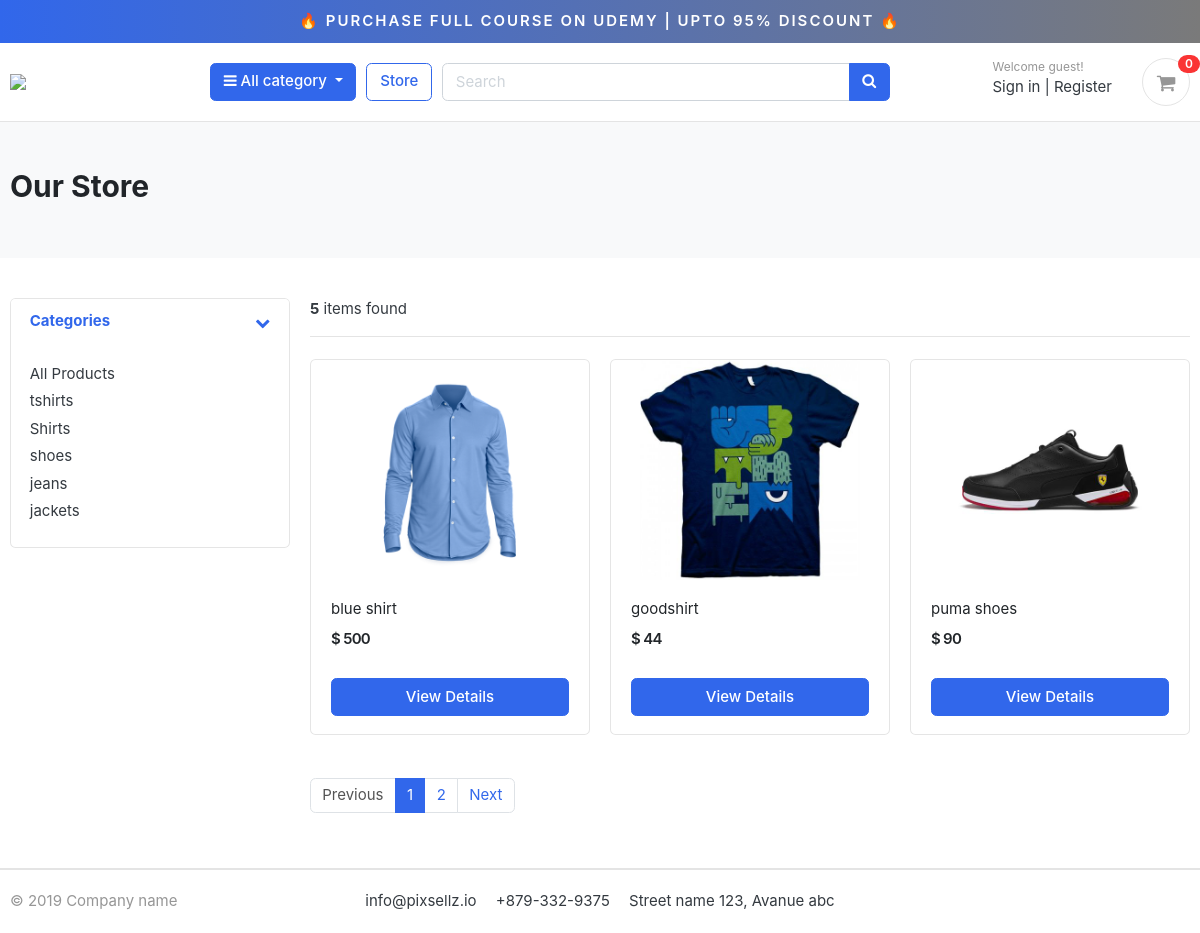
/store/, run on the app's committed database.
### category/models.py (models this page shows, shortened)
class Category(models.Model):
    category_name = models.CharField(max_length=50, unique=True)
    slug = models.SlugField(max_length=100, unique=True)
    description = models.TextField(max_length=255, blank=True)
    cat_image = models.ImageField(upload_to='photos/categories', blank=True)
    class Meta:
        verbose_name = 'category'
        verbose_name_plural = 'categories'
    def get_url(self):
            return reverse('products_by_category', args=[self.slug])

### store/models.py (models this page shows, shortened)
class Product(models.Model):
    product_name    = models.CharField(max_length=200, unique=True)
    slug            = models.SlugField(max_length=200, unique=True)
    description     = models.TextField(max_length=500, blank=True)
    price           = models.IntegerField()
    images          = models.ImageField(upload_to='photos/products')
    stock           = models.IntegerField()
    is_available    = models.BooleanField(default=True)
    category        = models.ForeignKey(Category, on_delete=models.CASCADE)
    created_date    = models.DateTimeField(auto_now_add=True)
    modified_date   = models.DateTimeField(auto_now=True)
    def get_url(self):
        return reverse('product_detail', args=[self.category.slug, self.slug])

### store/views.py (the view)
# urls.py: path('store/', include('store.urls')),
def store(request, category_slug=None):
    categories = None
    products = None
    if category_slug != None:
        categories = get_object_or_404(Category, slug=category_slug)
        products = Product.objects.filter(category=categories, is_available=True)
        paginator = Paginator(products, 1)
        page = request.GET.get('page')
        paged_products = paginator.get_page(page)
        product_count = products.count()
    else:
        products = Product.objects.all().filter(is_available=True).order_by('id')
        paginator = Paginator(products, 3)
        page = request.GET.get('page')
        paged_products = paginator.get_page(page)
        product_count = products.count()
    context = {
        'products': paged_products,
        'product_count': product_count,
    }
    return render(request, 'store/store.html', context)

### carts/context_processors.py (called while the page is built)
def counter(request):
    cart_count = 0
    if 'admin' in request.path:
        return {}
    else:
        try:
            cart = Cart.objects.filter(cart_id=_cart_id(request))
            if request.user.is_authenticated:
                cart_items = CartItem.objects.all().filter(user=request.user)
            else:
                cart_items = CartItem.objects.all().filter(cart=cart[:1])
            for cart_item in cart_items:
                cart_count += cart_item.quantity
        except Cart.DoesNotExist:
            cart_count = 0
    return dict(cart_count=cart_count)

### carts/views.py (called while the page is built)
def _cart_id(request):
    cart = request.session.session_key
    if not cart:
        cart = request.session.create()
    return cart

### category/context_processors.py (called while the page is built)
def menu_links(request):
    links = Category.objects.all()
    return dict(links=links)

### templates/store/store.html
{% extends 'base.html' %}
{% load static %}
{% block content %}
<section class="section-pagetop bg">
<div class="container">
	{% if 'search' in request.path %}
		<h2 class="title-page">Search Result</h2>
	{% else %}
		<h2 class="title-page">Our Store</h2>
	{% endif %}
</div>
</section>
<section class="section-content padding-y">
<div class="container">
<div class="row">
	<aside class="col-md-3">
<div class="card">
	<article class="filter-group">
		<header class="card-header">
			<a href="#" data-toggle="collapse" data-target="#collapse_1" aria-expanded="true" class="">
				<i class="icon-control fa fa-chevron-down"></i>
				<h6 class="title">Categories</h6>
			</a>
		</header>
		<div class="filter-content collapse show" id="collapse_1" style="">
			<div class="card-body">
				<ul class="list-menu">
					<li><a href="{% url 'store' %}">All Products  </a></li>
					{% for category in links %}
				<li><a href="{{ category.get_url }}">{{ category.category_name }}  </a></li>
					{% endfor %}
				</ul>
			</div>
		</div>
	</article>
</div>
	</aside>
	<main class="col-md-9">
<header class="border-bottom mb-4 pb-3">
		<div class="form-inline">
			<span class="mr-md-auto"><b>{{ product_count }}</b> items found </span>
		</div>
</header>
<div class="row">
	{% if products %}
	{% for product in products %}
	<div class="col-md-4">
		<figure class="card card-product-grid">
			<div class="img-wrap">
				<a href="{{ product.get_url }}"><img src="{{ product.images.url }}"></a>
			</div>
			<figcaption class="info-wrap">
				<div class="fix-height">
					<a href="{{ product.get_url }}" class="title">{{ product.product_name }}</a>
					<div class="price-wrap mt-2">
						<span class="price">$ {{ product.price }}</span>
					</div>
				</div>
				<a href="{{ product.get_url }}" class="btn btn-block btn-primary">View Details </a>
			</figcaption>
		</figure>
	</div>
	{% endfor %}
	{% else %}
	<div>
		<h2>No result found. Please try again.</h2>
	</div>
	{% endif %}
</div>
<nav class="mt-4" aria-label="Page navigation sample">
	{% if products.has_other_pages %}
	  <ul class="pagination">
			{% if products.has_previous %}
	    <li class="page-item"><a class="page-link" href="?page={{products.previous_page_number}}">Previous</a></li>
			{% else %}
			<li class="page-item disabled"><a class="page-link" href="#">Previous</a></li>
			{% endif %}
			{% for i in products.paginator.page_range %}
				{% if products.number == i %}
	    		<li class="page-item active"><a class="page-link" href="#">{{i}}</a></li>
				{% else %}
					<li class="page-item"><a class="page-link" href="?page={{i}}">{{i}}</a></li>
				{% endif %}
	    {% endfor %}
			{% if products.has_next %}
	    	<li class="page-item"><a class="page-link" href="?page={{products.next_page_number}}">Next</a></li>
			{% else %}
				<li class="page-item disabled"><a class="page-link" href="#">Next</a></li>
			{% endif %}
	  </ul>
	{% endif %}
</nav>
	</main>
</div>
</div>
</section>
{% endblock %}

### templates/base.html (shortened to what this page needs)
{% load static %}
<!DOCTYPE HTML>
<html lang="en">
<head>
<link href="{% static 'css/bootstrap.css' %}" rel="stylesheet" type="text/css"/>
<link href="{% static 'fonts/fontawesome/css/all.min.css' %}" type="text/css" rel="stylesheet">
<link href="{% static 'css/ui.css' %}" rel="stylesheet" type="text/css"/>
<link href="{% static 'css/responsive.css' %}" rel="stylesheet" media="only screen and (max-width: 1200px)" />
<link href="{% static 'css/custom.css' %}" rel="stylesheet" type="text/css"/>
<link rel="stylesheet" href="https://cdnjs.cloudflare.com/ajax/libs/font-awesome/4.7.0/css/font-awesome.min.css">
</head>
<body>
{% include 'includes/navbar.html'%}
    {%block content%}
    {%endblock%}
{% include 'includes/footer.html' %}

### templates/includes/navbar.html (shortened to what this page needs)
{% load static %}
<div class="container-fluid" style="text-align:center;background-image: linear-gradient(to right, #3167EB , #7A7A7A);padding:10px;font-weight: 600;position:sticky;top:0;z-index:999;">
<a href="https://www.udemy.com/course/django-ecommerce-project-based-course-python-django-web-development/?couponCode=DJECOM" style="color: white;text-transform: uppercase;letter-spacing: 2px;"><span>&#x1F525</span> Purchase Full Course on Udemy | Upto 95% Discount <span>&#x1F525</span></a>
</div>
<header class="section-header">
<section class="header-main border-bottom">
  <div class="container">
<div class="row align-items-center">
  <div class="col-lg-2 col-md-3 col-6">
    <a href="{% url 'home' %}" class="brand-wrap">
      <img class="logo" src="{% static './images/logo.png' %}">
    </a>
  </div>
  <div class="col-lg col-sm col-md col-6 flex-grow-0">
    <div class="category-wrap dropdown d-inline-block float-right">
      <button type="button" class="btn btn-primary dropdown-toggle" data-toggle="dropdown">
        <i class="fa fa-bars"></i> All category
      </button>
    </div>
  </div>
  <a href="{% url 'store' %}" class="btn btn-outline-primary">Store</a>
  <div class="col-lg  col-md-6 col-sm-12 col">
    <form action="{% url 'search' %}" class="search" method='GET'>
      <div class="input-group w-100">
          <input type="text" class="form-control" style="width:60%;" placeholder="Search" name="keyword" required>
          <div class="input-group-append">
            <button class="btn btn-primary" type="submit">
              <i class="fa fa-search"></i>
            </button>
          </div>
        </div>
    </form>
  </div>
  <div class="col-lg-3 col-sm-6 col-8 order-2 order-lg-3">
        <div class="d-flex justify-content-end mb-3 mb-lg-0">
          {% if user.id is None %}
          <div class="widget-header">
            <small class="title text-muted">Welcome guest!</small>
            <div>
              <a href="{% url 'login' %}">Sign in</a> <span class="dark-transp"> | </span>
              <a href="{% url 'register' %}"> Register</a>
            </div>
          </div>
          {% endif %}
          <a href="{% url 'cart' %}" class="widget-header pl-3 ml-3">
            <div class="icon icon-sm rounded-circle border"><i class="fa fa-shopping-cart"></i></div>
            <span class="badge badge-pill badge-danger notify">{{cart_count}}</span>
          </a>
        </div>
      </div>
</div>
  </div>
</section>
</header>

### templates/includes/footer.html (shortened to what this page needs)
<footer class="section-footer border-top">
	<div class="container">
		<section class="footer-bottom border-top row">
			<div class="col-md-2">
				<p class="text-muted"> &copy 2019 Company name </p>
			</div>
			<div class="col-md-8 text-md-center">
				<span  class="px-2">info@pixsellz.io</span>
				<span  class="px-2">+879-332-9375</span>
				<span  class="px-2">Street name 123, Avanue abc</span>
			</div>
			<div class="col-md-2 text-md-right text-muted">
				<i class="fab fa-lg fa-cc-visa"></i>
				<i class="fab fa-lg fa-cc-paypal"></i>
				<i class="fab fa-lg fa-cc-mastercard"></i>
			</div>
		</section>
	</div>
</footer>
</body>
</html>

### static/css/ui.css (style rules this page uses)
html { font-family: "Inter", sans-serif; font-size: 15px; }
.img-wrap { text-align: center; display: block; }
.img-wrap img { max-width: 100%; }
.price-wrap { letter-spacing: -0.7px; }
.icon-xs, .icon-sm, .icon-md, .icon-lg { display: inline-block; text-align: center; flex-shrink: 0; flex-grow: 0; }
.icon-sm { width: 48px; height: 48px; line-height: 48px !important; font-size: 20px; }
.padding-y { padding-top: 40px; padding-bottom: 40px; }
figure { margin-bottom: 0; }
article:after, .form-group:after { display: block; clear: both; content: ""; }
.bg { background-color: #f8f9fa; }
.title-page { color: #212529; }
p:last-child { margin-bottom: 0; }
.header-main { position: relative; padding-top: 1rem; padding-bottom: 1rem; }
.brand-wrap .logo, .navbar-brand .logo { margin-right: 7px; max-height: 42px; display: inline-block; }
.widget-header { display: inline-block; vertical-align: middle; position: relative; }
.widget-header a { color: #343a40; }
.widget-header i { color: #969696; }
.widget-header .title { display: block; }
.widget-header .notify { position: absolute; top: -3px; right: -10px; }
.footer-bottom { padding-top: 20px; padding-bottom: 20px; }
[class*=list-] li:after { visibility: hidden; display: block; content: ""; overflow: hidden; height: 0; clear: both; }
.list-menu { list-style: none; margin: 0; padding-left: 0; }
.list-menu li { margin-bottom: 5px; }
.list-menu a { color: #343a40; }
[class*=card-product] a.title { color: #212529; display: block; }
[class*=card-product] .img-wrap { overflow: hidden; position: relative; }
[class*=card-product] .img-wrap img { height: 100%; max-width: 100%; width: auto; display: inline-block; -o-object-fit: cover; object-fit: cover; }
.card-product-grid { margin-bottom: 20px; }
.card-product-grid .img-wrap { border-radius: 0.2rem 0.2rem 0 0; height: 220px; }
.card-product-grid .info-wrap { overflow: hidden; padding: 18px 20px; }
.card-product-grid .fix-height { height: 80px; overflow: hidden; }
.card .img-wrap { overflow: hidden; }
.notify { position: absolute; top: -4px; right: -10px; display: inline-block; padding: 0.25em 0.6em; font-size: 12px; line-height: 1; text-align: center; border-radius: 3rem; color: #fff; background-color: #fa3434; }
.price { font-weight: 600; color: #212529; }
.icon-control { margin-top: 5px; float: right; font-size: 80%; }
.card-header .title { margin-bottom: 0; line-height: 1.5; }
.filter-group { border-bottom: 1px solid #e4e4e4; }
.filter-group .card-header { border-bottom: 0; }
.filter-group:last-child { border-bottom: 0; }
.section-pagetop { padding: 45px 0; }

### data on the page
Category: category_name "tshirts"
Category: category_name "Shirts"
Category: category_name "shoes"
Category: category_name "jeans"
Category: category_name "jackets"
Product: images (picture), product_name "blue shirt", price "500"
Product: images (picture), product_name "goodshirt", price "44"
Product: images (picture), product_name "puma shoes", price "90"

### other printed values
{{ cart_count }} "0"
{{ product_count }} "5"
{{ i }} "1"
{{ i }} "2"
